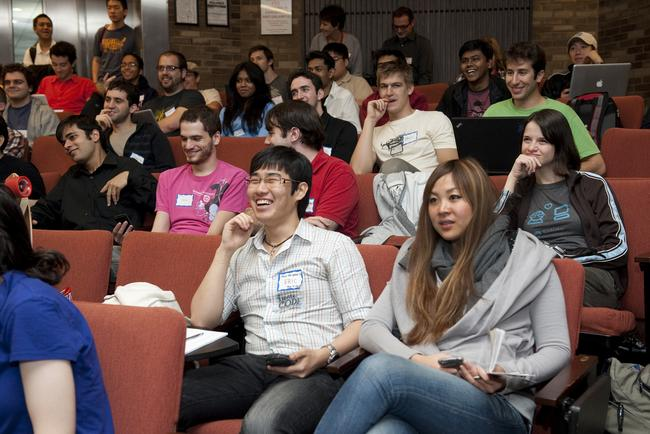
#> input picture people1.jpg, 650 x 434 px
$ jupyter execute --allow-errors image-processing.ipynb
#> lines starting #> are read from the running program, lines starting #| are printed output that depends on the picture; after the words box and inside, x2 and y2 are one past the last pixel; in counts of white or black regions, pixels touching at a corner belong together
[cell 1]
# import libraries
import cv2
import numpy as np
import matplotlib.pyplot as plt
import pydicom
import os

print("Libraries imported successfully")

# Working with OpenCV

## Implementing Face Detection

[cell 2]
# read the image
img = cv2.imread("people1.jpg")
#> img is the input picture: shape (434, 650, 3); mean B, G, R 78.1, 80.7, 98.9

# convert the image to grayscale
grayImage = cv2.cvtColor(img, cv2.COLOR_BGR2GRAY)
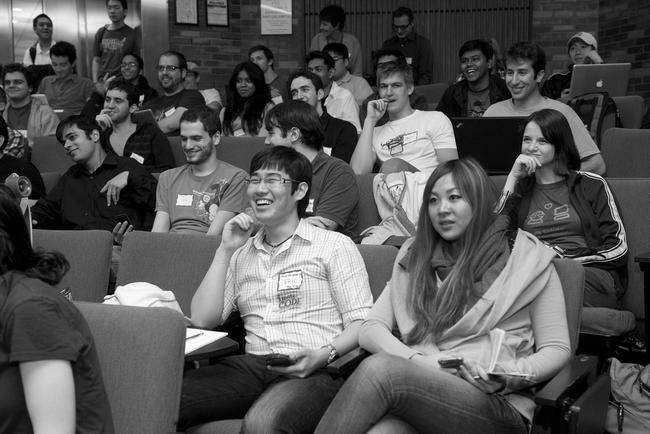
#> grayImage: shape (434, 650); min 0, max 255, mean 85.8

[cell 3]
# detect the face of the image
face_cascade = cv2.CascadeClassifier(cv2.data.haarcascades + "haarcascade_frontalface_default.xml")

faces = face_cascade.detectMultiScale(grayImage, 1.1, 4)
#> faces = 13 rows, first 6: [457, 49, 29, 29], [117, 55, 24, 24], [152, 57, 29, 29], [231, 70, 25, 25], [0, 72, 26, 26], [373, 72, 37, 37]

for (x, y, w, h) in faces:
    cv2.rectangle(img, (x, y), (x+w, y+h), (255, 0, 0), 2)
#> this loop made 13 passes
#> (x, y, w, h) on passes 1 to 12: (457, 49, 29, 29), (117, 55, 24, 24), (152, 57, 29, 29), (231, 70, 25, 25), (0, 72, 26, 26), (373, 72, 37, 37), (98, 88, 31, 31), (517, 128, 33, 33), (497, 58, 39, 39), (58, 122, 38, 38), (172, 124, 39, 39), (235, 156, 60, 60)
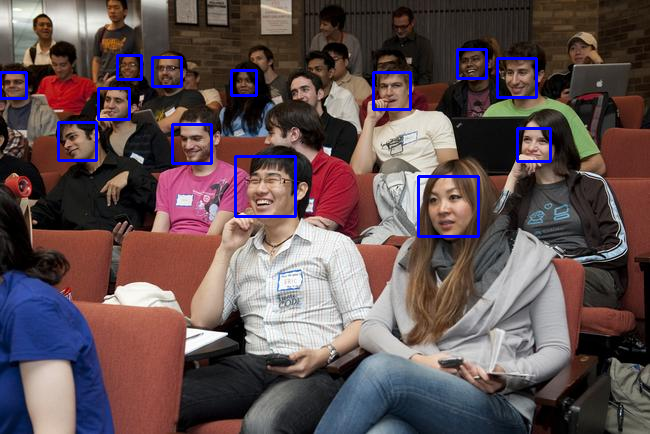
#> img: shape (434, 650, 3); 1.97% of pixels changed, all inside (x1, y1, x2, y2) = (0, 48, 552, 238)
